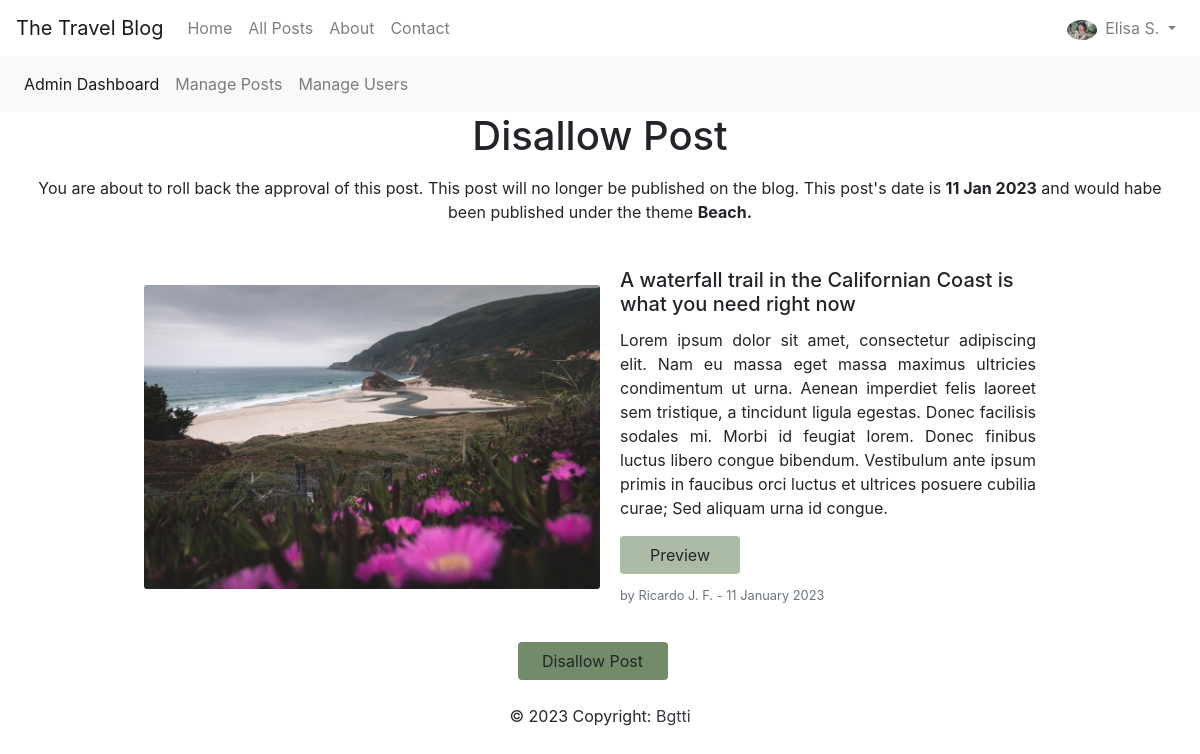
The app's page /dashboard/manage_posts/disallow_post/2 (signed in) with its own data.
### app/models/user.py (models this page shows, shortened)
class Blog_User(UserMixin, db.Model):
    __tablename__ = "blog_user"
    id = db.Column(db.Integer, primary_key=True)
    name = db.Column(db.String(200), nullable=False, unique=True)
    email = db.Column(db.String(200), nullable=False, unique=True)
    password = db.Column(db.String(200), nullable=False)
    date_created = db.Column(db.DateTime, default=datetime.utcnow)
    about = db.Column(db.String(385), default="")
    picture = db.Column(
        db.String(), default="Picture_default.jpg")
    type = db.Column(db.String(100), nullable=False, default="user")
    blocked = db.Column(db.String(5), default="FALSE")
    admin_notes = db.Column(db.Text)
    posts = db.relationship('Blog_Posts', backref='author')
    comments = db.relationship('Blog_Comments', backref='user')
    replies = db.relationship('Blog_Replies', backref='user')
    likes = db.relationship('Blog_Likes', backref='user')
    bookmarks = db.relationship('Blog_Bookmarks', backref='user')

### app/models/posts.py (models this page shows, shortened)
class Blog_Posts(db.Model):
    __tablename__ = "blog_posts"
    id = db.Column(db.Integer, primary_key=True)
    date_submitted = db.Column(db.DateTime, default=datetime.utcnow)
    date_to_post = db.Column(db.DateTime, default=datetime.utcnow)
    title = db.Column(db.String(200), nullable=False)
    intro = db.Column(db.String(200), nullable=False)
    body = db.Column(db.Text, nullable=False)
    picture_v = db.Column(db.String(200))
    picture_v_source = db.Column(db.String(500))
    picture_h = db.Column(db.String(200))
    picture_h_source = db.Column(db.String(500))
    picture_s = db.Column(db.String(200))
    picture_s_source = db.Column(db.String(500))
    picture_alt = db.Column(db.String(200))
    meta_tag = db.Column(db.String(200))
    title_tag = db.Column(db.String(200))
    admin_approved = db.Column(db.String(5), default="FALSE")
    featured = db.Column(db.String(5), default="FALSE")
    likes = db.relationship('Blog_Likes', backref='post')
    comments = db.relationship('Blog_Comments', backref='target_post')
    replies = db.relationship('Blog_Replies', backref='target_post')
    bookmarks = db.relationship('Blog_Bookmarks', backref='post')
    author_id = db.Column(db.Integer, db.ForeignKey('blog_user.id'))
    theme_id = db.Column(db.Integer, db.ForeignKey('blog_theme.id'))

### app/models/themes.py (models this page shows, shortened)
class Blog_Theme(db.Model):
    __tablename__ = "blog_theme"
    id = db.Column(db.Integer, primary_key=True)
    theme = db.Column(db.String(30), nullable=False)
    picture = db.Column(db.String(700), nullable=False)
    picture_source = db.Column(db.String(700))
    posts = db.relationship('Blog_Posts', backref='theme_group')

### app/dashboard/routes.py (the view)
@dashboard.route("/dashboard/manage_posts/disallow_post/<int:id>", methods=["GET", "POST"])
@login_required
def disallow_post(id):
    post_to_disallow = Blog_Posts.query.get_or_404(id)
    if request.method == "POST":
        post_to_disallow.admin_approved = "FALSE"
        try:
            db.session.commit()
            flash("This post is no longer admin approved.")
            update_approved_post_stats(-1)
            return redirect(url_for('dashboard.posts_table'))
        except:
            flash("There was a problem disallowing this post.")
            return render_template("dashboard/posts_disallow_post.html", logged_in=current_user.is_authenticated, post_to_disallow=post_to_disallow)
    else:
        return render_template("dashboard/posts_disallow_post.html", logged_in=current_user.is_authenticated, post_to_disallow=post_to_disallow)

### app/account/routes.py (called while the page is built)
@login_manager.user_loader
def load_user(user_id):
    return Blog_User.query.get(int(user_id))

### app/templates/dashboard/posts_disallow_post.html (shortened to what this page needs)
{% extends "account/dashboard_admin.html" %}
{% block page %}
<h1 class="mb-3 text-center">Disallow Post</h1>
<section class="mb-3 container-fluid">
    <div class="justify-content-center">
        <p class="text-justify text-center">You are about to roll back the approval of this post. This post will no longer be published on the blog. This post's date is
            <b>{{post_to_disallow.date_to_post.strftime('%d %b %Y')}}</b> and would habe been published under the theme
            <b>{{post_to_disallow.theme_group.theme}}.</b></p>
    </div>
</section>
<section class="container-fluid mt-4 mb-3">
    <div class="row justify-content-center">
        <div class="row no-gutters" style="width: 57rem;">
            <div class="col-md-6 card-img ALL-picture ">
                <img src="{{ url_for('static', filename='Pictures_Posts/'+post_to_disallow.picture_h) }}" class="card-img" alt="picture of blog post">
            </div>
            <div class="col-md-6">
                <div class="card-body">
                    <h5 class="card-title">{{post_to_disallow.title}}</h5>
                    <p class="card-text text-justify">{{post_to_disallow.intro}}</p>
                    <a role="button" href="{{url_for('dashboard.preview_post', id=post_to_disallow.id)}}"
                        class="btn ALL-green-btn mb-2">Preview</a>
                    <p class="card-text"><small class="text-muted"> by {{ post_to_disallow.author.name }} - {{
                            post_to_disallow.date_to_post.strftime('%d %B %Y') }}</small>
                    </p>
                </div>
            </div>
        </div>
    </div>
</section>
<section class="mb-3 container-fluid">
    <div class="row justify-content-center">
        <form class="col-lg-2 col-md-12" action="/dashboard/manage_posts/disallow_post/{{post_to_disallow.id}}"
            method="POST">
            <button type="submit" name="submit_disallow" class="btn ALL-green-btn-dark mb-2" style="width: 150px;">Disallow
                Post</button>
        </form>
    </div>
</section>
</div>
{% endblock %}

### app/templates/base.html (shortened to what this page needs)
<!doctype html>
<html lang="en">
<head>
    <link rel="stylesheet" href="https://cdn.jsdelivr.net/npm/bootstrap@4.5.3/dist/css/bootstrap.min.css"
>
    <link rel="stylesheet" href="/../static/CSS/styles.css">
</head>
<body>
    <nav class="navbar navbar-expand-lg navbar-light HOME-nav">
        <a class="navbar-brand" href="#">The Travel Blog</a>
        <div class="collapse navbar-collapse" id="navbarSupportedContent">
            <ul class="navbar-nav mr-auto">
                <li class="nav-item">
                    <a class="nav-link" href="/">Home <span class="sr-only">(current)</span></a>
                </li>
                <li class="nav-item">
                    <a class="nav-link" href="{{ url_for('website.all', index=0) }}">All Posts</a>
                </li>
                <li class="nav-item">
                    <a class="nav-link" href="/about">About</a>
                </li>
                <li class="nav-item">
                    <a class="nav-link" href="/contact">Contact</a>
                </li>
            </ul>
            <ul class="navbar-nav my-2 my-lg-0">
                {% if logged_in: %}
                <li class="nav-item dropdown">
                    <a class="nav-link dropdown-toggle" href="#" id="navbarDropdown" role="button" data-toggle="dropdown"
                        aria-haspopup="true" aria-expanded="false">
                        <img src="{{ url_for('static', filename='Pictures_Users/'+current_user.picture) }}" class="rounded-circle mr-1" height="20"
                            alt="User" loading="lazy" />
                        {{ current_user.name }}
                    </a>
                </li>
                {% endif %}
            </ul>
        </div>
    </nav>
{% block content %}
{% endblock %}
<footer class=" text-center text-lg-start HOME-footer">
    <p class="text-center">
        © 2023 Copyright:
        <a class="text-dark" href="https://github.com/bgtti">Bgtti</a>
    </p>
</footer>
</body>
</html>

### app/static/CSS/styles.css (style rules this page uses)
html, body { overflow-x: hidden; }
.ALL-picture { display: flex; align-items: center; justify-content: center; }
.ALL-green-btn { width: 120px; background-color: #728c6996; }
.ALL-green-btn-dark { width: 120px; background-color: #728C69; }

### records on screen
Blog_User: picture (picture), name "Elisa S."
Blog_Posts: date_to_post "11 Jan 2023", picture_h (picture), title "A waterfall trail in the Californian Coast is what you need right now", intro "Lorem ipsum dolor sit amet, consectetur adipiscing elit. Nam eu massa eget massa maximus ultricies condimentum ut urna. Aenean imperdiet felis laoreet sem tristique, a tincidunt ligula egestas. Donec facilisis sodales mi. Morbi id feugiat lorem. Donec finibus luctus libero congue bibendum. Vestibulum ante ipsum primis in faucibus orci luctus et ultrices posuere cubilia curae; Sed aliquam urna id congue.", date_to_post "11 January 2023"
Blog_Theme: theme_group.theme "Beach"
Blog_User: author.name "Ricardo J. F."
